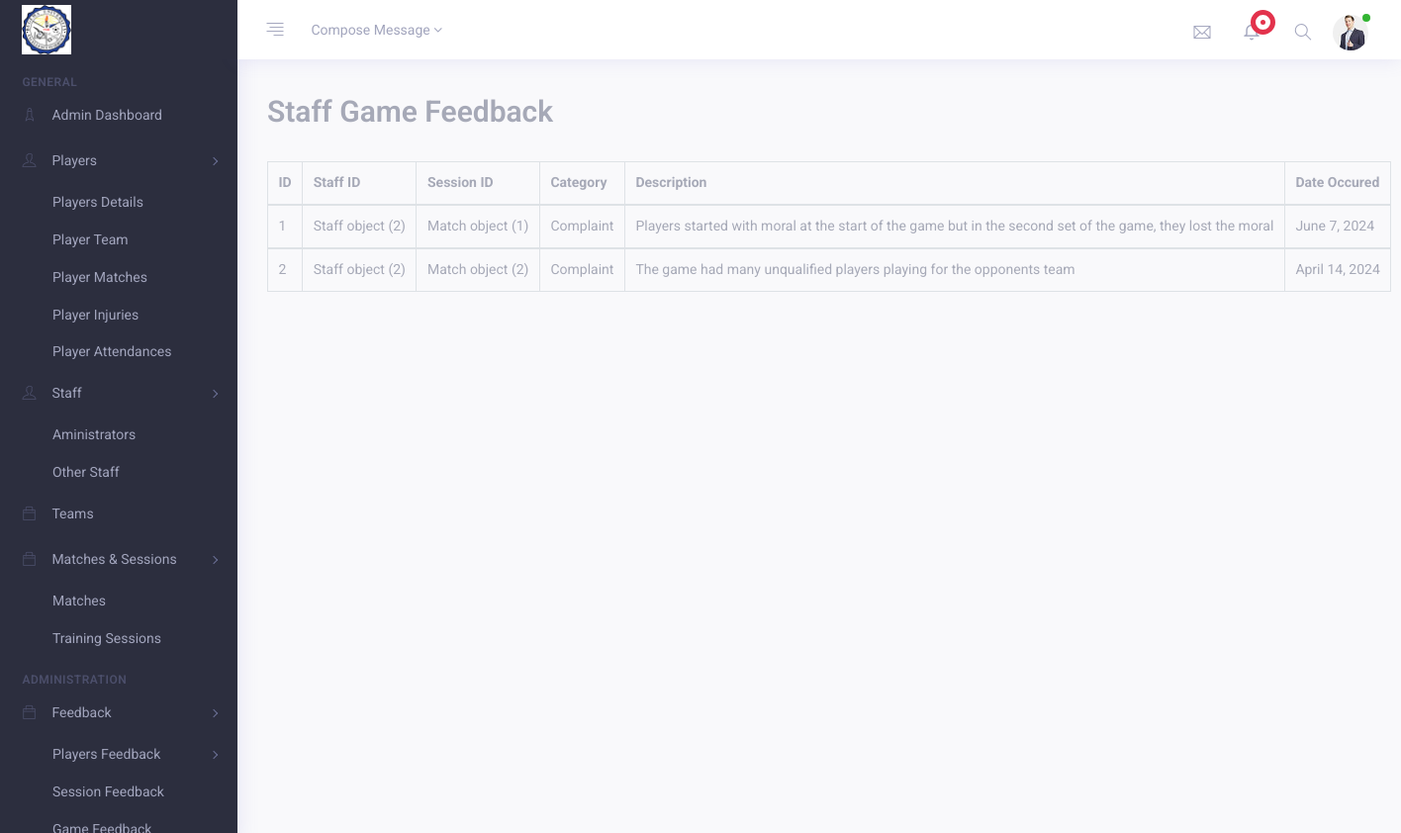
Page /staff_feedback_match/ on the committed database.
### administrator/models.py (models this page shows)
class StaffFeedback2(models.Model):
    feedback_id = models.AutoField(primary_key=True)
    staff_id = models.ForeignKey(Staff, null=True, on_delete=models.CASCADE)
    match_id = models.ForeignKey(Match, null=True, on_delete=models.CASCADE)
    category_choices = [
        ('Observations', 'Observations'),
        ('Complaint', 'Complaint'),
    ]
    category = models.CharField(max_length=30, choices=category_choices, default='Observations')
    description = models.TextField(default=None, max_length=200)
    date = models.DateField(default=None)

class Staff(models.Model):
    staff_id = models.AutoField(primary_key=True)
    first_name = models.CharField(max_length=100)
    last_name = models.CharField(max_length=100)
    role_choices = [
        ('Head Coach', 'Head Coach'),
        ('Assistant Coach', 'Assistant Coach'),
        ('Manager', 'Manager'),
        ('Fitness Coach', 'Fitness Coach'),
        ('Team Doctor', 'Team Doctor'),
    ]
    role = models.CharField(max_length=50, choices=role_choices, default='Head Coach')
    contact_no = models.CharField(max_length=50)

class Match(models.Model):
    match_id = models.AutoField(primary_key=True)
    date = models.DateField(default=None)
    home_team = models.CharField(max_length=100)
    away_team = models.CharField(max_length=100)
    venue = models.CharField(max_length=100)
    game_type_choices = [
        ('League game', 'League game'),
        ('Friendly game', 'Friendly game'),
        ('Tournament game', 'Tournament game')
    ]
    game_type = models.CharField(max_length=30, choices=game_type_choices, default='League game')
    result_choices = [
        ('Win', 'Win'),
        ('Loss', 'Loss'),
        ('Draw', 'Draw'),
    ]
    result = models.CharField(max_length=30, choices=result_choices, default='Win')

### administrator/views.py (the view)
# urls.py: path('staff_feedback_match/', views.staff_feedback_match, name="staff_feedback_match"),
def staff_feedback_match(request):
    staff_feedback_match = StaffFeedback2.objects.all()
    return render(request, "staff_feedback_match.html", {'staff_feedback_match': staff_feedback_match})

### coach/templates/staff_feedback_match.html (shortened to what this page needs)
{% extends 'root.html' %}
{% load static %}
{% block content %}
{% load crispy_forms_tags %}
<div class="container-fluid">
    <div class="row">
        <div class="col-md-12 m-b-30">
            <form method="POST" action="">
                <div class="row">
                  <div class="col-10">
                    <h2 class="text-muted">Staff Game Feedback</h2>
                  </div>
              </div><br />
                <div class="display_table">
                    <table class='table table-bordered'>
                      <thead>
                        <tr>
                          <th>ID</th>
                          <th>Staff ID</th>
                          <th>Session ID</th>
                          <th>Category</th>
                          <th>Description</th>
                          <th>Date Occured</th>
                        </tr>
                      </thead>
                      {% for staff_feedback in staff_feedback_match %}
                      <tbody>
                        <tr>
                          <td>{{ staff_feedback.feedback_id }}</td>
                          <td>{{ staff_feedback.staff_id }}</td>
                          <td>{{ staff_feedback.match_id }}</td>
                          <td>{{ staff_feedback.category }}</td>
                          <td>{{ staff_feedback.description }}</td>
                          <td>{{ staff_feedback.date }}</td>
                        </tr>
                      </tbody>
                      {% endfor %}
                    </table>
            </form>
        </div>
    </div>
</div>
{% endblock content %}

### rows in the picture
StaffFeedback2: feedback_id "1", staff_id "Staff object (2)", match_id "Match object (1)", category "Complaint", description "Players started with moral at the start of the game but in the second set of the game, they lost the moral", date "June 7, 2024"
StaffFeedback2: feedback_id "2", staff_id "Staff object (2)", match_id "Match object (2)", category "Complaint", description "The game had many unqualified players playing for the opponents team", date "April 14, 2024"
